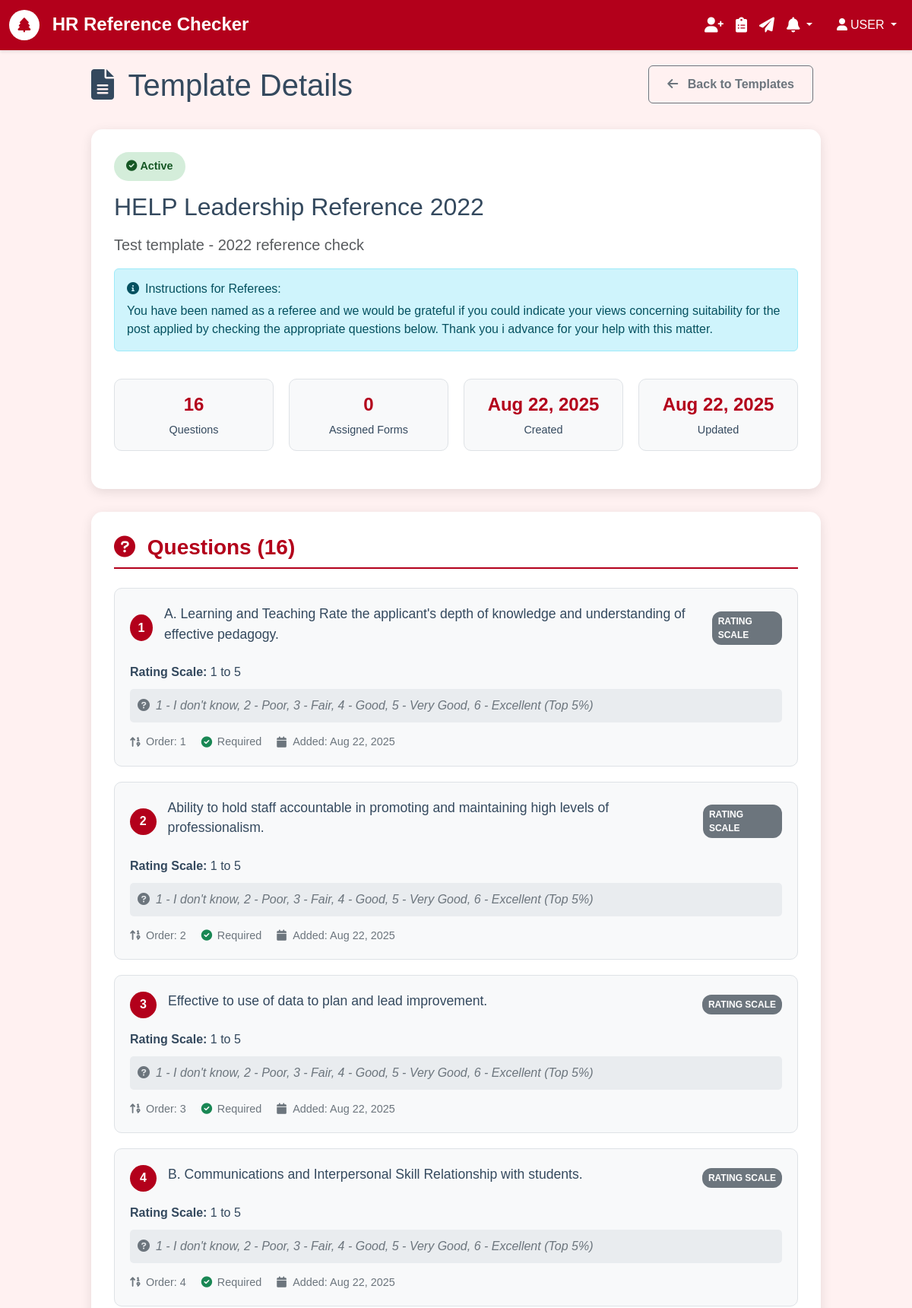
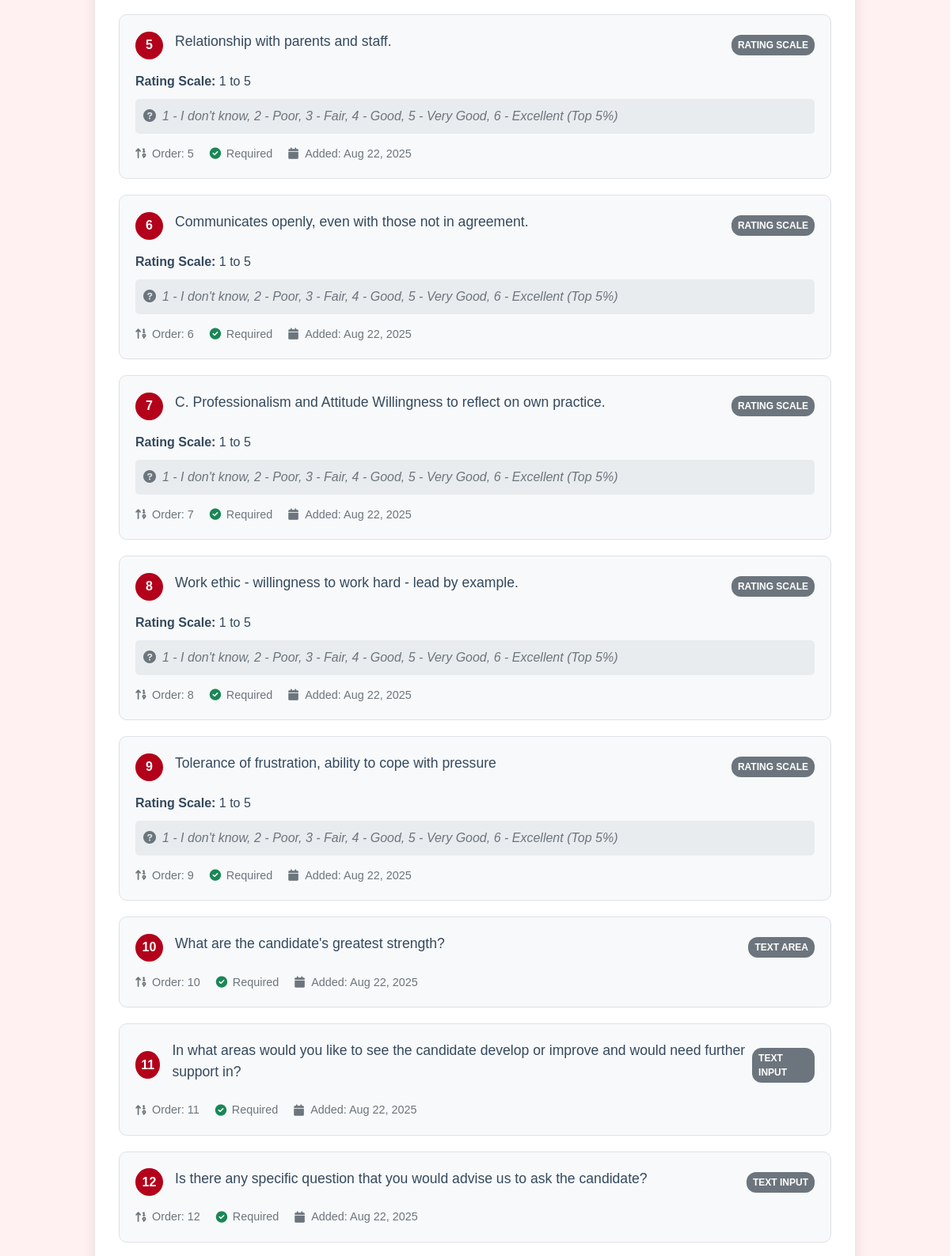
/templates/20/ (signed in, upper part), run on the app's committed database (2 pictures, top to bottom).
### authentication/models.py (models this page shows, shortened)
class User(AbstractUser):
    email = models.EmailField(unique=True)
    is_active = models.BooleanField(default=True)
    created_at = models.DateTimeField(auto_now_add=True)
    USERNAME_FIELD = 'email'
    REQUIRED_FIELDS = ['username']
    class Meta:
        db_table = 'auth_user'
        verbose_name = 'User'
        verbose_name_plural = 'Users'

### form_templates/models.py (models this page shows, shortened)
class Template(models.Model):
    title = models.CharField(max_length=255, validators=[MinLengthValidator(3)])
    description = models.TextField(blank=True, help_text="Brief description of this template")
    instructions = models.TextField(
        blank=True,
        help_text="Instructions shown to referees before filling the form"
    )
    created_by = models.ForeignKey(settings.AUTH_USER_MODEL, on_delete=models.CASCADE)
    is_active = models.BooleanField(default=True)
    created_at = models.DateTimeField(auto_now_add=True)
    updated_at = models.DateTimeField(auto_now=True)
    class Meta:
        ordering = ['-created_at']
        verbose_name = 'Form Template'
        verbose_name_plural = 'Form Templates'
    def get_assigned_forms_count(self):
        return self.form_set.count()

class Question(models.Model):
    template = models.ForeignKey(Template, on_delete=models.CASCADE, related_name='questions')
    question_text = models.TextField(validators=[MinLengthValidator(5)])
    question_type = models.CharField(
        max_length=20,
        choices=QuestionType.choices,
        default=QuestionType.TEXT
    )
    is_required = models.BooleanField(default=True)
    order = models.PositiveIntegerField(default=0)
    choices = models.JSONField(
        default=list,
        blank=True,
        help_text="List of choices for select/radio/checkbox questions"
    )
    rating_scale = models.PositiveIntegerField(
        default=5,
        help_text="Maximum rating value (e.g., 5 for 1-5 scale)"
    )
    rating_labels = models.JSONField(
        default=dict,
        blank=True,
        help_text="Labels for rating scale (e.g., {'1': 'Poor', '5': 'Excellent'})"
    )
    max_length = models.IntegerField(null=True, blank=True)
    placeholder = models.CharField(max_length=255, blank=True)
    help_text = models.TextField(
        blank=True,
        help_text="Additional help text shown below the question"
    )
    created_at = models.DateTimeField(auto_now_add=True)
    class Meta:
        ordering = ['order', 'created_at']
        verbose_name = 'Template Question'
        verbose_name_plural = 'Template Questions'
    def get_choices_list(self):
        if isinstance(self.choices, list):
            return self.choices
        return []

### form_templates/views.py (the view)
# urls.py: path('<int:pk>/', views.TemplateDetailView.as_view(), name='detail'),
class TemplateDetailView(LoginRequiredMixin, DetailView):
    model = Template
    template_name = 'formTemplates/detail.html'  # Match your app folder pattern
    context_object_name = 'template'
    def get_context_data(self, **kwargs):
        context = super().get_context_data(**kwargs)
        context['questions'] = self.object.questions.all().order_by('order')
        context['assigned_forms_count'] = self.object.get_assigned_forms_count()
        return context

### core/models.py (called while the page is built)
    @classmethod
    def get_unread_count(cls, user):
        return cls.objects.filter(user=user, is_read=False, is_dismissed=False).count()

    @classmethod
    def get_recent_notifications(cls, user, limit=10):
        return cls.objects.filter(user=user, is_dismissed=False).order_by('-created_at')[:limit]

### templates/formTemplates/detail.html (shortened to what this page needs)
{% extends 'base.html' %}
{% block content %}
<div class="template-detail-container">
    <div class="d-flex justify-content-between align-items-center mb-4">
        <h1>
            <i class="fas fa-file-alt me-2"></i>
            Template Details
        </h1>
        <a href="{% url 'form_templates:list' %}" class="btn btn-outline-secondary">
            <i class="fas fa-arrow-left me-2"></i>
            Back to Templates
        </a>
    </div>
    <div class="template-header">
        <div class="d-flex justify-content-between align-items-start">
            <div class="flex-grow-1">
                <div class="status-badge {% if template.is_active %}status-active{% else %}status-inactive{% endif %}">
                    {% if template.is_active %}
                        <i class="fas fa-check-circle me-1"></i>Active
                    {% else %}
                        <i class="fas fa-times-circle me-1"></i>Inactive
                    {% endif %}
                </div>
                <h2 class="mb-3">{{ template.title }}</h2>
                {% if template.description %}
                    <p class="lead text-muted mb-3">{{ template.description }}</p>
                {% endif %}
                {% if template.instructions %}
                    <div class="alert alert-info">
                        <h6><i class="fas fa-info-circle me-2"></i>Instructions for Referees:</h6>
                        <p class="mb-0">{{ template.instructions }}</p>
                    </div>
                {% endif %}
            </div>
        </div>
        <div class="template-stats">
            <div class="stat-item">
                <span class="stat-number">{{ questions.count }}</span>
                <div class="stat-label">Question{{ questions.count|pluralize }}</div>
            </div>
            <div class="stat-item">
                <span class="stat-number">{{ assigned_forms_count }}</span>
                <div class="stat-label">Assigned Form{{ assigned_forms_count|pluralize }}</div>
            </div>
            <div class="stat-item">
                <span class="stat-number">{{ template.created_at|date:"M d, Y" }}</span>
                <div class="stat-label">Created</div>
            </div>
            {% if template.updated_at != template.created_at %}
                <div class="stat-item">
                    <span class="stat-number">{{ template.updated_at|date:"M d, Y" }}</span>
                    <div class="stat-label">Updated</div>
                </div>
            {% endif %}
        </div>
    </div>
    <div class="questions-section">
        <h3 class="section-title">
            <i class="fas fa-question-circle me-2"></i>
            Questions ({{ questions.count }})
        </h3>
        {% if questions %}
            {% for question in questions %}
                <div class="question-item">
                    <div class="question-header">
                        <div class="question-number">{{ forloop.counter }}</div>
                        <div class="flex-grow-1">
                            <div class="question-text">{{ question.question_text }}</div>
                        </div>
                        <div class="question-type-badge">{{ question.get_question_type_display }}</div>
                    </div>
                    {% if question.question_type == 'RATING' %}
                        <div class="rating-preview">
                            <strong>Rating Scale:</strong> 1 to {{ question.rating_scale }}
                        </div>
                    {% endif %}
                    {% if question.help_text %}
                        <div class="help-text">
                            <i class="fas fa-question-circle me-2"></i>{{ question.help_text }}
                        </div>
                    {% endif %}
                    <div class="question-details">
                        <div class="detail-item">
                            <i class="fas fa-sort-numeric-up detail-icon"></i>
                            Order: {{ question.order }}
                        </div>
                        <div class="detail-item">
                            <i class="fas fa-{% if question.is_required %}check-circle text-success{% else %}times-circle text-muted{% endif %} detail-icon"></i>
                            {% if question.is_required %}Required{% else %}Optional{% endif %}
                        </div>
                        <div class="detail-item">
                            <i class="fas fa-calendar detail-icon"></i>
                            Added: {{ question.created_at|date:"M d, Y" }}
                        </div>
                    </div>
                </div>
            {% endfor %}
        {% endif %}
    </div>
</div>
{% endblock %}

### templates/base.html (shortened to what this page needs)
<!DOCTYPE html>
<html lang="en">
<head>
    <link href="https://cdn.jsdelivr.net/npm/bootstrap@5.3.0/dist/css/bootstrap.min.css" rel="stylesheet">
    <link href="https://cdnjs.cloudflare.com/ajax/libs/font-awesome/6.0.0/css/all.min.css" rel="stylesheet">
</head>
<body>
    <nav class="navbar navbar-expand-lg navbar-dark">
        <div class="container-fluid">
            <a class="navbar-brand" href="{% url 'core:home' %}">
                <span class="help-logo">
                    <i class="fas fa-tree"></i>
                </span>
                HR Reference Checker
            </a>
            <div class="collapse navbar-collapse" id="navbarNav">
                {% if user.is_authenticated %}
                    <ul class="navbar-nav me-3">
                        <li class="nav-item">
                            <a class="nav-link" href="{% url 'referees:list' %}" title="Manage Referees">
                                <i class="fas fa-user-plus fa-lg"></i>
                            </a>
                        </li>
                        <li class="nav-item">
                            <a class="nav-link" href="{% url 'form_templates:list' %}" title="Manage Templates">
                                <i class="fas fa-clipboard-list fa-lg"></i>
                            </a>
                        </li>
                        <li class="nav-item">
                            <a class="nav-link" href="{% url 'forms:list' %}" title="Assign Forms">
                                <i class="fas fa-paper-plane fa-lg"></i>
                            </a>
                        </li>
                        <li class="nav-item dropdown">
                            <a class="nav-link dropdown-toggle position-relative" href="#" title="Notifications" role="button" data-bs-toggle="dropdown" id="notificationDropdown">
                                <i class="fas fa-bell fa-lg"></i>
                            </a>
                        </li>
                    </ul>
                {% endif %}
                <ul class="navbar-nav">
                    {% if user.is_authenticated %}
                        <li class="nav-item dropdown">
                            <a class="nav-link dropdown-toggle" href="#" id="navbarDropdown" role="button" data-bs-toggle="dropdown">
                                <i class="fas fa-user me-1"></i>{{ user.first_name|upper|default:"USER" }}
                            </a>
                        </li>
                    {% else %}
                        <li class="nav-item">
                            <a class="nav-link" href="{% url 'authentication:login' %}">
                                <i class="fas fa-sign-in-alt me-1"></i>Login
                            </a>
                        </li>
                    {% endif %}
                </ul>
            </div>
        </div>
    </nav>
    <div class="main-content-area">
        {% block content %}{% endblock %}
    </div>
</body>
</html>

### templates/base.html (style rules this page uses)
:root { --help-red: #B3001B; --help-light-pink: #FFF1F1; --help-white: #FFFFFF; --help-light-gray: #FEFEFE; --help-gray: #DEE2E6; --help-dark-gray: #34495E; --help-green: #4CAF50; --help-blue: #35F33C; }
body { font-family: 'Pragati Narrow', Arial, sans-serif; background-color: var(--help-light-pink); color: var(--help-dark-gray); }
.navbar { background-color: var(--help-red) !important; box-shadow: 0 2px 4px rgba(0,0,0,0.1); }
.navbar-brand { font-weight: bold; color: var(--help-white) !important; font-size: 1.5rem; }
.nav-link { color: var(--help-white) !important; font-weight: 500; }
.help-logo { width: 40px; height: 40px; background-color: var(--help-white); border-radius: 50%; display: inline-flex; align-items: center; justify-content: center; margin-right: 10px; }
.help-logo i { color: var(--help-red); font-size: 1.2rem; }
.main-content-area { min-height: calc(100vh - 140px); }
.btn { transition: all 0.2s ease; }
.nav-link { transition: transform 0.2s ease; }

### templates/formTemplates/detail.html (style rules this page uses)
.template-detail-container { padding: 20px; max-width: 1000px; margin: 0 auto; }
.template-header { background: white; border-radius: 15px; padding: 30px; margin-bottom: 30px; box-shadow: 0 4px 15px rgba(0,0,0,0.1); }
.status-badge { padding: 8px 16px; border-radius: 20px; font-size: 0.9rem; font-weight: bold; margin-bottom: 15px; display: inline-block; }
.status-active { background-color: #d4edda; color: #155724; }
.template-stats { display: grid; grid-template-columns: repeat(auto-fit, minmax(150px, 1fr)); gap: 20px; margin: 20px 0; }
.stat-item { text-align: center; padding: 15px; background-color: #f8f9fa; border-radius: 10px; border: 1px solid #dee2e6; }
.stat-number { font-size: 1.5rem; font-weight: bold; color: var(--help-red); display: block; }
.stat-label { font-size: 0.9rem; color: var(--help-dark-gray); margin-top: 5px; }
.questions-section { background: white; border-radius: 15px; padding: 30px; margin-bottom: 30px; box-shadow: 0 4px 15px rgba(0,0,0,0.1); }
.section-title { color: var(--help-red); font-weight: bold; margin-bottom: 25px; border-bottom: 2px solid var(--help-red); padding-bottom: 10px; }
.question-item { border: 1px solid #dee2e6; border-radius: 10px; padding: 20px; margin-bottom: 20px; background-color: #f8f9fa; }
.question-header { display: flex; align-items: center; margin-bottom: 15px; }
.question-number { background-color: var(--help-red); color: white; width: 35px; height: 35px; border-radius: 50%; display: flex; align-items: center; justify-content: center; font-weight: bold; margin-right: 15px; }
.question-type-badge { background-color: #6c757d; color: white; padding: 4px 8px; border-radius: 12px; font-size: 0.75rem; font-weight: bold; text-transform: uppercase; margin-left: auto; }
.question-text { font-size: 1.1rem; font-weight: 500; color: var(--help-dark-gray); margin-bottom: 10px; }
.question-details { display: flex; gap: 20px; margin-top: 15px; flex-wrap: wrap; }
.detail-item { display: flex; align-items: center; font-size: 0.9rem; color: #6c757d; }
.detail-icon { margin-right: 5px; width: 16px; }
.help-text { background-color: #e9ecef; padding: 10px; border-radius: 5px; margin-top: 10px; font-style: italic; color: #6c757d; }
.btn { margin: 0 10px 10px 0; padding: 12px 24px; font-weight: 600; }

### data on the page
Template: title "HELP Leadership Reference 2022", description "Test template - 2022 reference check", instructions "You have been named as a referee and we would be grateful if you could indicate your views concerning suitability for the post applied by checking the appropriate questions below. Thank you i advance for your help with this matter.", created_at "Aug 22, 2025", updated_at "Aug 22, 2025"
Question: question_text "A. Learning and Teaching Rate the applicant's depth of knowledge and understanding of effective pedagogy.", question_type "RATING SCALE", rating_scale "5", help_text "1 - I don't know, 2 - Poor, 3 - Fair, 4 - Good, 5 - Very Good, 6 - Excellent (Top 5%)", order "1", is_required True (drawn), created_at "Aug 22, 2025"
Question: question_text "Ability to hold staff accountable in promoting and maintaining high levels of professionalism.", question_type "RATING SCALE", rating_scale "5", help_text "1 - I don't know, 2 - Poor, 3 - Fair, 4 - Good, 5 - Very Good, 6 - Excellent (Top 5%)", order "2", is_required True (drawn), created_at "Aug 22, 2025"
Question: question_text "Effective to use of data to plan and lead improvement.", question_type "RATING SCALE", rating_scale "5", help_text "1 - I don't know, 2 - Poor, 3 - Fair, 4 - Good, 5 - Very Good, 6 - Excellent (Top 5%)", order "3", is_required True (drawn), created_at "Aug 22, 2025"
Question: question_text "B. Communications and Interpersonal Skill Relationship with students.", question_type "RATING SCALE", rating_scale "5", help_text "1 - I don't know, 2 - Poor, 3 - Fair, 4 - Good, 5 - Very Good, 6 - Excellent (Top 5%)", order "4", is_required True (drawn), created_at "Aug 22, 2025"
Question: question_text "Relationship with parents and staff.", question_type "RATING SCALE", rating_scale "5", help_text "1 - I don't know, 2 - Poor, 3 - Fair, 4 - Good, 5 - Very Good, 6 - Excellent (Top 5%)", order "5", is_required True (drawn), created_at "Aug 22, 2025"
Question: question_text "Communicates openly, even with those not in agreement.", question_type "RATING SCALE", rating_scale "5", help_text "1 - I don't know, 2 - Poor, 3 - Fair, 4 - Good, 5 - Very Good, 6 - Excellent (Top 5%)", order "6", is_required True (drawn), created_at "Aug 22, 2025"
Question: question_text "C. Professionalism and Attitude Willingness to reflect on own practice.", question_type "RATING SCALE", rating_scale "5", help_text "1 - I don't know, 2 - Poor, 3 - Fair, 4 - Good, 5 - Very Good, 6 - Excellent (Top 5%)", order "7", is_required True (drawn), created_at "Aug 22, 2025"
Question: question_text "Work ethic - willingness to work hard - lead by example.", question_type "RATING SCALE", rating_scale "5", help_text "1 - I don't know, 2 - Poor, 3 - Fair, 4 - Good, 5 - Very Good, 6 - Excellent (Top 5%)", order "8", is_required True (drawn), created_at "Aug 22, 2025"
Question: question_text "Tolerance of frustration, ability to cope with pressure", question_type "RATING SCALE", rating_scale "5", help_text "1 - I don't know, 2 - Poor, 3 - Fair, 4 - Good, 5 - Very Good, 6 - Excellent (Top 5%)", order "9", is_required True (drawn), created_at "Aug 22, 2025"
Question: question_text "What are the candidate's greatest strength?", question_type "TEXT AREA", order "10", is_required True (drawn), created_at "Aug 22, 2025"
Question: question_text "In what areas would you like to see the candidate develop or improve and would need further support in?", question_type "TEXT INPUT", order "11", is_required True (drawn), created_at "Aug 22, 2025"
Question: question_text "Is there any specific question that you would advise us to ask the candidate?", question_type "TEXT INPUT", order "12", is_required True (drawn), created_at "Aug 22, 2025"

### other printed values
{{ user.first_name|upper|default:"USER" }} "USER"
{{ questions.count }} "16"
{{ assigned_forms_count }} "0"
